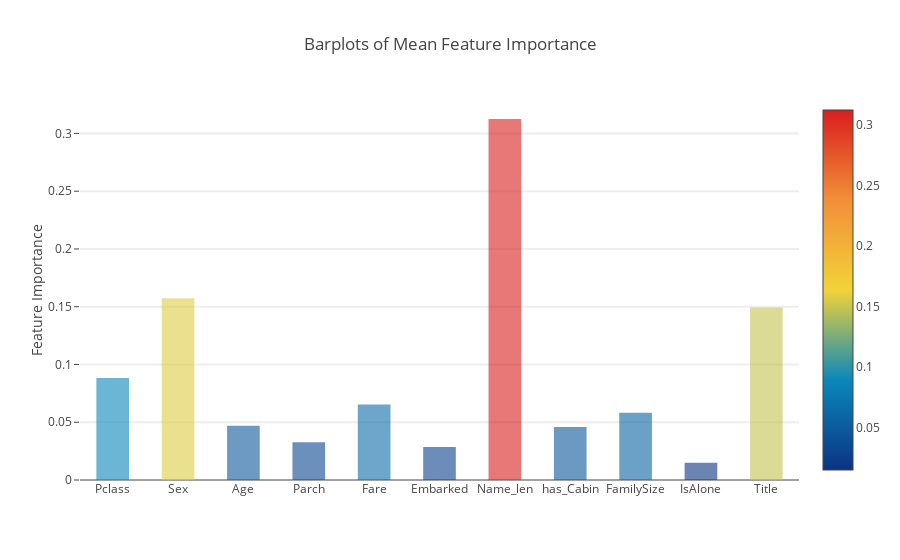

Source (notebook cell):
### Code cell
#图标显示每个特征的重要性
y = feature_dataframe['mean'].values
x = feature_dataframe['features'].values
data = [go.Bar(
            x= x,
             y= y,
            width = 0.5,
            marker=dict(
               color = feature_dataframe['mean'].values,
            colorscale='Portland',
            showscale=True,
            reversescale = False
            ),
            opacity=0.6
        )]

layout= go.Layout(
    autosize= True,
    title= 'Barplots of Mean Feature Importance',
    hovermode= 'closest',
#     xaxis= dict(
#         title= 'Pop',
#         ticklen= 5,
#         zeroline= False,
#         gridwidth= 2,
#     ),
    yaxis=dict(
        title= 'Feature Importance',
        ticklen= 5,
        gridwidth= 2
    ),
    showlegend= False
)
fig = go.Figure(data=data, layout=layout)
py.iplot(fig, filename='bar-direct-labels')

### Figure 1 — Plotly figure (JSON) as saved in the notebook; plotly's stock layout.template omitted (floating-point values rounded to 4 significant figures)
{"data": [{"marker": {"color": [0.08819, 0.1573, 0.04698, 0.03265, 0.06529, 0.02863, 0.3125, 0.04596, 0.05822, 0.015, 0.1493], "colorscale": "Portland", "reversescale": false, "showscale": true}, "opacity": 0.6, "type": "bar", "width": 0.5, "x": ["Pclass", "Sex", "Age", "Parch", "Fare", "Embarked", "Name_len", "has_Cabin", "FamilySize", "IsAlone", "Title"], "y": [0.08819, 0.1573, 0.04698, 0.03265, 0.06529, 0.02863, 0.3125, 0.04596, 0.05822, 0.015, 0.1493]}], "layout": {"autosize": true, "hovermode": "closest", "showlegend": false, "title": "Barplots of Mean Feature Importance", "yaxis": {"gridwidth": 2, "ticklen": 5, "title": "Feature Importance"}}}
